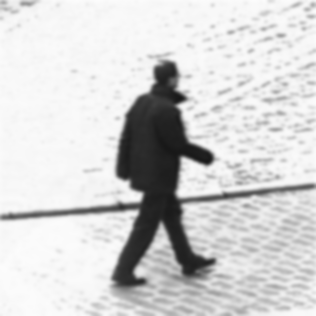
#> input picture cpp/planarcut/examples/pics/walk.ppm, 316 x 316 px
$ python calcrgbhisto.py ../cpp/planarcut/examples/pics/walk.ppm
#> lines starting #> are read from the running program, lines starting #| are printed output that depends on the picture
#> in ShowHist, simg is the input picture: shape (316, 316, 3); min 23, max 252, mean 210.5
import cv2
import sys
import numpy as np


def calcDrawHisto(img):
	h = np.zeros((256,256,3))
	bins = np.arange(256).reshape(256,1)
	color = [(255,0,0),(0,255,0),(0,0,255)]

	for ch,clr in enumerate(color):
		origHist = cv2.calcHist([img],[ch],None,[256],[0,256])
		cv2.normalize(origHist,origHist,0,255*0.9,cv2.NORM_MINMAX)
		hist = np.int32(np.around(origHist))
		pts = np.column_stack((bins,hist))
		cv2.polylines(h,[pts],False,clr)
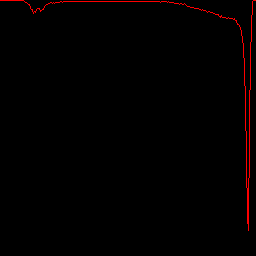
#> h: shape (256, 256, 3) float64; mean B, G, R 0, 0, 2.7
	return np.flipud(h)

def ShowHist(infile):
	try:
		simg = cv2.imread(infile,1)
		assert(len(simg.shape)>=2)
	except:
		sys.stderr.write('can not read %s'%(infile))
		return -1

	himg = calcDrawHisto(simg)
	cv2.imshow('histo',himg)
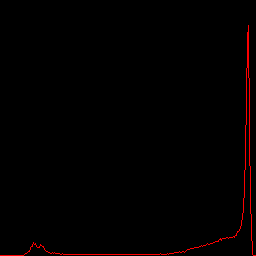
#> window 'histo': shape (256, 256, 3); mean B, G, R 0, 0, 2.7
	cv2.waitKey(0)
	return 0

def main():
	if len(sys.argv) < 2:
		sys.stderr.write('%s infile\n'%(sys.argv[0]))
		sys.exit(3)
	ShowHist(sys.argv[1])

if __name__ == '__main__':
	main()
